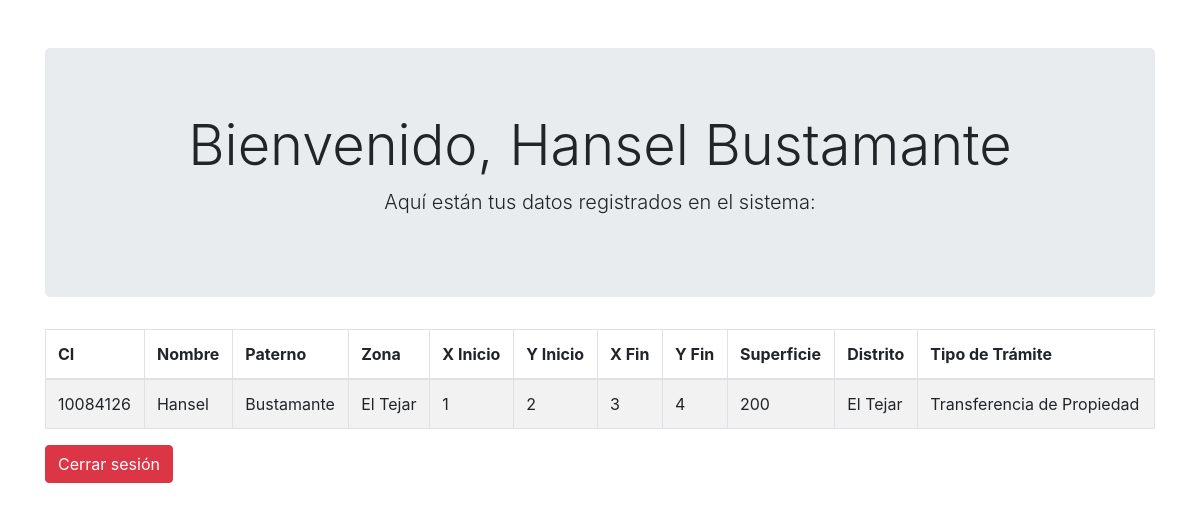
Page /usuario.php (signed in) on the committed database.
### tables this page shows
CREATE TABLE `catastro` (
  `id` int(11) NOT NULL,
  `zona` varchar(100) DEFAULT NULL,
  `x_ini` float DEFAULT NULL,
  `y_ini` float DEFAULT NULL,
  `x_fin` float DEFAULT NULL,
  `y_fin` float DEFAULT NULL,
  `superficie` float DEFAULT NULL,
  `ci_persona` varchar(20) DEFAULT NULL,
  `distrito` varchar(50) DEFAULT NULL,
  `id_tramite` int(11) DEFAULT NULL
);

CREATE TABLE `persona` (
  `ci` varchar(20) NOT NULL,
  `nombre` varchar(100) DEFAULT NULL,
  `paterno` varchar(100) DEFAULT NULL
);

CREATE TABLE `tramites` (
  `id` int(11) NOT NULL,
  `tipo_tramite` varchar(100) DEFAULT NULL
);

### usuario.php (the view, shortened to what this page needs)
<?php
include 'conexion.php';
$ci_usuario = $_SESSION['ci'];
try {
    $stmt = $pdo->prepare("
        SELECT p.ci, p.nombre, p.paterno, c.zona, c.x_ini, c.y_ini, c.x_fin, c.y_fin, c.superficie, c.distrito, t.tipo_tramite
        FROM persona p
        LEFT JOIN catastro c ON p.ci = c.ci_persona
        LEFT JOIN tramites t ON c.id_tramite = t.id
        WHERE p.ci = :ci
    ");
    $stmt->bindParam(':ci', $ci_usuario);
    $stmt->execute();
    $persona = $stmt->fetch(PDO::FETCH_ASSOC);
    if ($persona) {
        $nombreCompleto = htmlspecialchars($persona['nombre']) . " " . htmlspecialchars($persona['paterno']);
    } else {
        $nombreCompleto = "Usuario no encontrado.";
    }
} catch (PDOException $e) {
    echo "Error en la consulta: " . $e->getMessage();
}
?>
<!DOCTYPE html>
<html lang="es">
<head>
    <link rel="stylesheet" href="https://stackpath.bootstrapcdn.com/bootstrap/4.5.2/css/bootstrap.min.css">
</head>
<body>
    <div class="container mt-5">
        <div class="jumbotron text-center">
            <h1 class="display-4">Bienvenido, <?php echo $nombreCompleto; ?></h1>
            <p class="lead">Aquí están tus datos registrados en el sistema:</p>
        </div>
        <?php if ($persona): ?>
            <table class="table table-striped table-bordered">
                <thead>
                    <tr>
                        <th>CI</th>
                        <th>Nombre</th>
                        <th>Paterno</th>
                        <th>Zona</th>
                        <th>X Inicio</th>
                        <th>Y Inicio</th>
                        <th>X Fin</th>
                        <th>Y Fin</th>
                        <th>Superficie</th>
                        <th>Distrito</th>
                        <th>Tipo de Trámite</th>
                    </tr>
                </thead>
                <tbody>
                    <tr>
                        <td><?php echo htmlspecialchars($persona['ci']); ?></td>
                        <td><?php echo htmlspecialchars($persona['nombre']); ?></td>
                        <td><?php echo htmlspecialchars($persona['paterno']); ?></td>
                        <td><?php echo htmlspecialchars($persona['zona']); ?></td>
                        <td><?php echo htmlspecialchars($persona['x_ini']); ?></td>
                        <td><?php echo htmlspecialchars($persona['y_ini']); ?></td>
                        <td><?php echo htmlspecialchars($persona['x_fin']); ?></td>
                        <td><?php echo htmlspecialchars($persona['y_fin']); ?></td>
                        <td><?php echo htmlspecialchars($persona['superficie']); ?></td>
                        <td><?php echo htmlspecialchars($persona['distrito']); ?></td>
                        <td><?php echo htmlspecialchars($persona['tipo_tramite']); ?></td>
                    </tr>
                </tbody>
            </table>
        <?php else: ?>
            <h2 class="text-danger"><?php echo $nombreCompleto; ?></h2>
        <?php endif; ?>
        <a href="logout.php" class="btn btn-danger">Cerrar sesión</a>
    </div>
</body>
</html>

### rows in the picture
catastro: ci_persona.paterno "Hansel Bustamante", ci_persona.ci "10084126", ci_persona.nombre "Hansel", ci_persona.paterno "Bustamante", zona "El Tejar", x_ini "1", y_ini "2", x_fin "3", y_fin "4", superficie "200", distrito "El Tejar", id_tramite.tipo_tramite "Transferencia de Propiedad"
